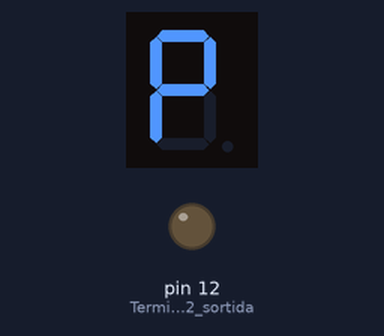
Simulated run of this sketch. Board: Arduino Uno, built with avr-gcc and run on an emulated ATmega328P. Parts: 1-digit seven-segment display, output pins drawn as LEDs (lit = HIGH). Wiring (inferred from the names in the program): 1-digit 7-segment display, segments lit when HIGH: segments pin 11, pin 10, pin 9, pin 8, pin 7, pin 6, pin 5. The segment pins are drawn as the display they are named for; pins used as bus, display or sensor lines are not drawn.

Above: at 0.1 s.
At 1.1 s:
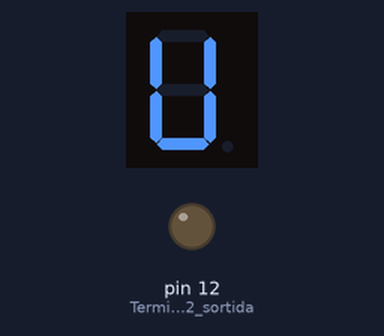
At 2.1 s:
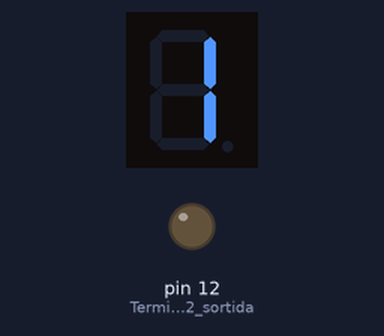
At 3.1 s:
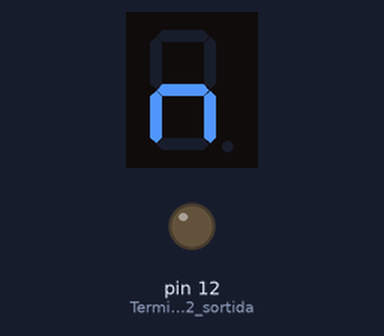

Measured:
- by itself, everything shown: repeats every 4.0 s, in 4 steps
- what the display in image 1 shows lasts 1.0 s, from 1.0 s to 2.0 s

The sketch:

PR2_EX3.3.ino
```cpp
const  int A = 5 ;           // pin 5 A
const  int B = 6 ;           // pin 6 B
const  int C = 7 ;           // pin 7 C
const  int D = 8 ;           // pin 8 D
const  int E = 9 ;           // pin 9 E
const  int F = 10 ;          // pin 10 F
const  int G = 11 ;          // pin 11 G

int T = 1000; //Temps mS

void setup()
{
  pinMode(5, OUTPUT);  //Terminal 5  sortida
  pinMode(6, OUTPUT);  //Terminal 6  sortida
  pinMode(7, OUTPUT);  //Terminal 7  sortida
  pinMode(8, OUTPUT);  //Terminal 8  sortida
  pinMode(9, OUTPUT);  //Terminal 9  sortida
  pinMode(10, OUTPUT); //Terminal 10 sortida
  pinMode(11, OUTPUT); //Terminal 11 sortida
  pinMode(12, OUTPUT); //Terminal 12 sortida

}

void loop()
{

  // LLETRA Q


  digitalWrite(A, HIGH);  //SEGMENT A ON
  digitalWrite(B, HIGH);  //SEGMENT B ON
  digitalWrite(C, HIGH);  //SEGMENT C ON
  digitalWrite(D, LOW);  //SEGMENT D ON
  digitalWrite(E, LOW);  //SEGMENT E ON
  digitalWrite(F, HIGH);  //SEGMENT F ON
  digitalWrite(G, HIGH);  //SEGMENT G OFF

  delay(T);  // Temps

   // LLETRA U


  digitalWrite(A, LOW);  //SEGMENT A ON
  digitalWrite(B, HIGH);  //SEGMENT B ON
  digitalWrite(C, HIGH);  //SEGMENT C ON
  digitalWrite(D, HIGH);  //SEGMENT D ON
  digitalWrite(E, HIGH);  //SEGMENT E ON
  digitalWrite(F, HIGH);  //SEGMENT F ON
  digitalWrite(G, LOW);  //SEGMENT G OFF

  delay(T);  // Temps

     // LLETRA I


  digitalWrite(A, LOW);  //SEGMENT A ON
  digitalWrite(B, LOW);  //SEGMENT B ON
  digitalWrite(C, LOW);  //SEGMENT C ON
  digitalWrite(D, LOW);  //SEGMENT D ON
  digitalWrite(E, HIGH);  //SEGMENT E ON
  digitalWrite(F, HIGH);  //SEGMENT F ON
  digitalWrite(G, LOW);  //SEGMENT G OFF

  delay(T);  // Temps


   // LLETRA I


  digitalWrite(A, HIGH);  //SEGMENT A ON
  digitalWrite(B, LOW);  //SEGMENT B ON
  digitalWrite(C, HIGH);  //SEGMENT C ON
  digitalWrite(D, LOW);  //SEGMENT D ON
  digitalWrite(E, HIGH);  //SEGMENT E ON
  digitalWrite(F, LOW);  //SEGMENT F ON
  digitalWrite(G, LOW);  //SEGMENT G OFF

  delay(T);  // Temps

}

//QUIM MORENO
```
